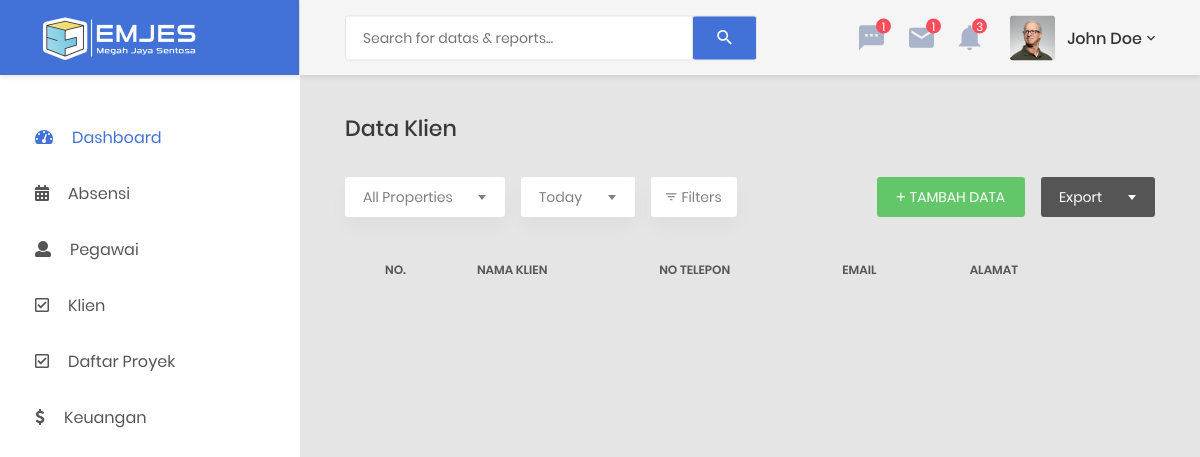
The page /index.php/klien on the database as committed earlier.
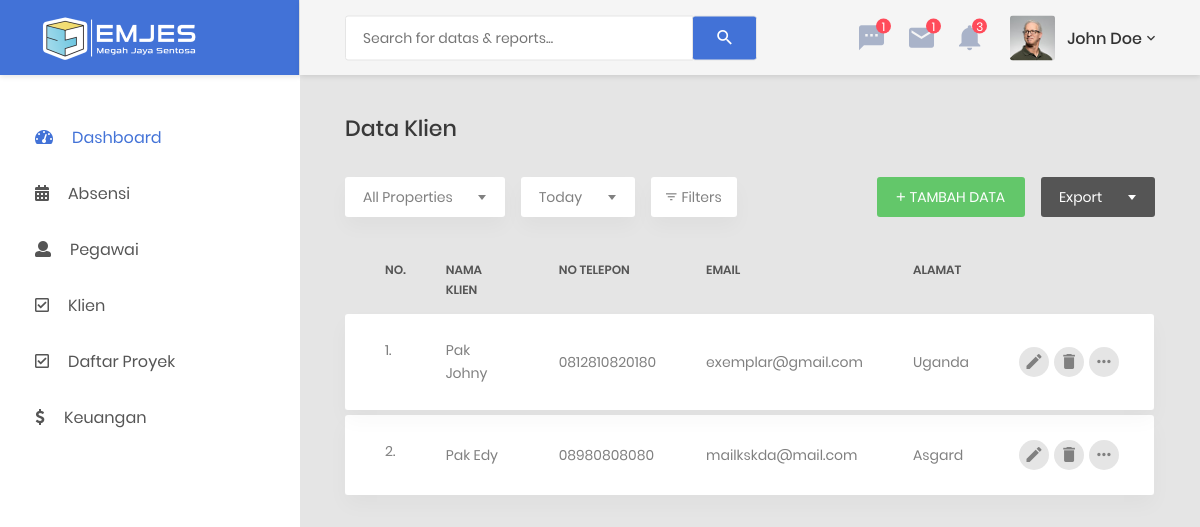
The same page on the database as committed later.
### tables this page shows
CREATE TABLE `klien`  (
  `idKlien` int(11) NOT NULL AUTO_INCREMENT,
  `namaKlien` varchar(32) NULL DEFAULT NULL,
  `noTelp` varchar(15) NULL DEFAULT NULL,
  `email` varchar(255) NULL DEFAULT NULL,
  `alamat` tinytext NULL,
  PRIMARY KEY (`idKlien`) USING BTREE
);

### application/controllers/Klien.php (called while the page is built, shortened)
<?php
class Klien extends CI_Controller
{
	public function __construct()
	{
		$this->load->model('M_klien');
	}
    public function index()
    {
        $data['title'] = 'Data Klien';
        $data['klien'] = $this->M_klien->getAll()->result();
        $this->load->view('template/header', $data);
        $this->load->view('template/mobile_header', $data);
        $this->load->view('template/desktop_header', $data);
        $this->load->view('template/header_content', $data);
        $this->load->view('klien');
        $this->load->view('template/footer');
    }
}

### index.php (called while the page is built, shortened)
<?php
require_once BASEPATH.'core/CodeIgniter.php';

### application/models/M_klien.php (called while the page is built, shortened)
<?php
class M_klien extends CI_Model
{
	function getAll()
	{
		return $this->db->get('klien');
	}
}

### application/views/klien.php (the view, shortened to what this page needs)
<div class="main-content">
    <div class="section__content section__content--p30">
        <div class="container-fluid">
            <div class="row">
                <div class="col-md-12">
                    <h3 class="title-5 m-b-35">Data Klien</h3>
                    <div class="table-data__tool">
                        <div class="table-data__tool-left">
                            <div class="rs-select2--light rs-select2--md">
                            </div>
                            <div class="rs-select2--light rs-select2--sm">
                            </div>
                            <button class="au-btn-filter">
                                <i class="zmdi zmdi-filter-list"></i>filters
                            </button>
                        </div>
                        <div class="table-data__tool-right">
                            <button class="au-btn au-btn-icon au-btn--green au-btn--small" data-toggle="modal" data-target="#tambahData">
                                <i class="zmdi zmdi-plus"></i>tambah data
                            </button>
                            <div class="rs-select2--dark rs-select2--sm rs-select2--dark2">
                            </div>
                        </div>
                    </div>
                    <div class="table-responsive table-responsive-data2">
                        <table class="table table-data2">
                            <thead>
                            <tr>
                                <th>no.</th>
                                <th>nama klien</th>
                                <th>no telepon</th>
                                <th>email</th>
                                <th>alamat</th>
                                <th></th>
                            </tr>
                            </thead>
                            <tbody>
	<?php
	$i=0;
	foreach ($klien as $k){
		$i++; ?>
                            <tr class="tr-shadow">
                                <td><?= $i.'.' ?></td>
                                <td><?= $k->namaKlien ?></td>
                                <td><?= $k->noTelp ?></td>
                                <td><?= $k->email ?></td>
                                <td><?= $k->alamat ?></td>
                                <td>
			<div class="table-data-feature">
				<button class="item"
						title="Edit" data-toggle="modal"
						data-target="#editData-<?= $k->idKlien ?>">
					<i class="zmdi zmdi-edit"></i>
				</button>
				<button class="item" data-toggle="tooltip" data-placement="top"
						title="Delete"
						onclick="window.location.href='<?= base_url() . "klien/hapus/" . $k->idKlien ?>'">
					<i class="zmdi zmdi-delete"></i>
				</button>
				<button class="item" data-toggle="tooltip" data-placement="top"
						title="More">
					<i class="zmdi zmdi-more"></i>
				</button>
			</div>
                                </td>
                            </tr>
                            <tr class="spacer"></tr>
	<?php }
	?>
                            </tbody>
                        </table>
                    </div>
                </div>
            </div>
        </div>
    </div>
</div>

Rows that differ between the two databases and show on the page:
added klien: namaKlien "Pak Johny", noTelp "0812810820180", email "exemplar@gmail.com", alamat "Uganda"
added klien: namaKlien "Pak Edy", noTelp "08980808080", email "mailkskda@mail.com", alamat "Asgard"
